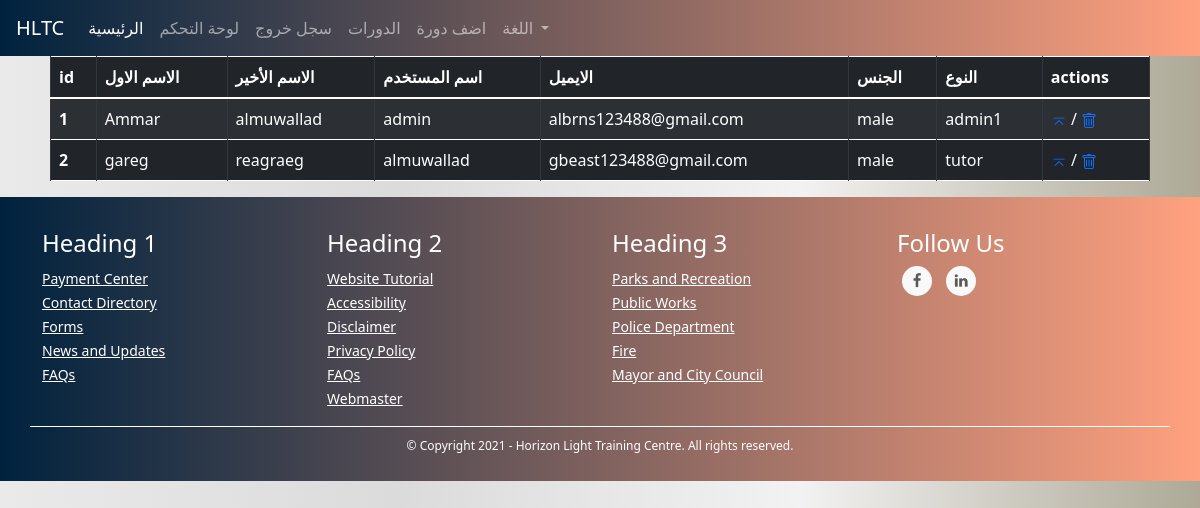
/admins/all_users (signed in), run on an earlier commit of the app's database.
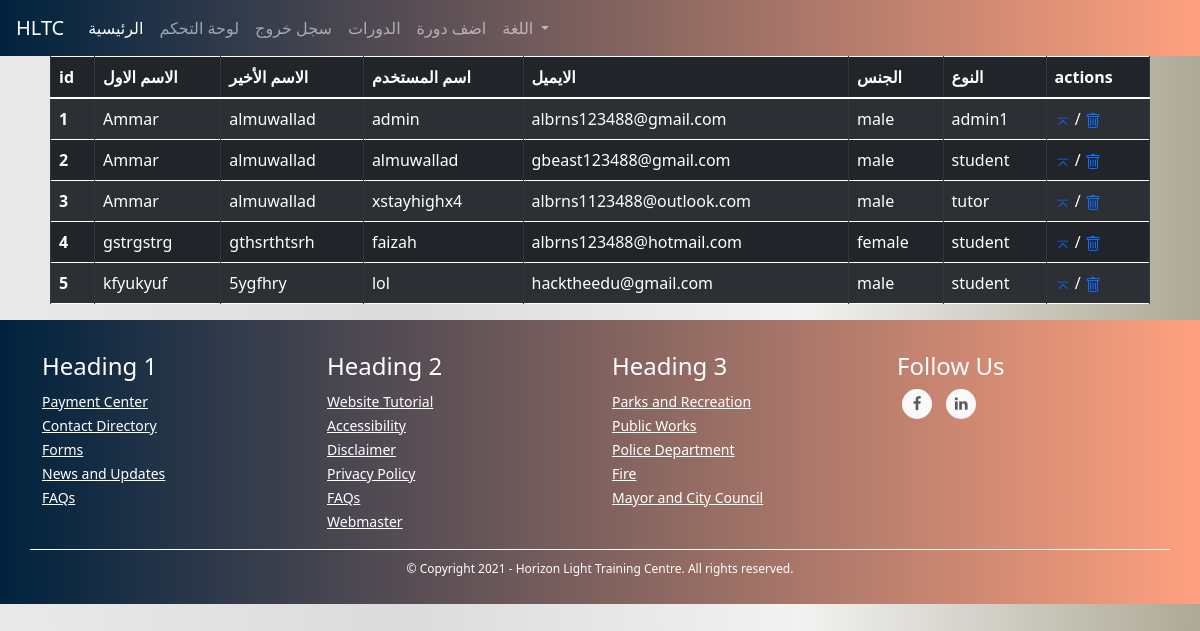
And on a later commit of the database.
### TUTOR/models.py (models this page shows, shortened)
class UserModel(db.Model, UserMixin):
    id = db.Column(db.Integer, primary_key=True)
    first_name = db.Column(db.String(128), nullable=False)
    last_name = db.Column(db.String(128), nullable=False)
    username = db.Column(db.String(20), unique=True, nullable=False)
    email = db.Column(db.String(256), unique=True, nullable=False)
    password = db.Column(db.String(255), nullable=False)
    user_type = db.Column(db.String(30), nullable=False)
    _gender = db.Column(db.Boolean, nullable=False, default=True)
    email_confirmation_code = db.Column(db.String(5), nullable=True)
    is_confirmed = db.Column(db.Boolean, nullable=False, default=False)
    creation_date = db.Column(db.DateTime, nullable=False, default=datetime.utcnow)
    admin_data_model = db.relationship('AdminDataModel', backref='user', uselist=False)
    tutor_data_model = db.relationship('TutorDataModel', backref='user', uselist=False)
    student_data_model = db.relationship('StudentDataModel', backref='user', uselist=False)
    @property
    def gender(self):
        return "male" if self._gender else "female"

### TUTOR/ADMINISTRATION/routes.py (the view)
@admins_blueprint.route("/admins/all_users", methods=["GET", "POST"])
@login_required(ADMIN_TYPES)
def users_list_view(): # admin only
    users = UserModel.query.all()
    return render_template("admins/users.html", users=users)

### TUTOR/ADMINISTRATION/routes.py (called while the page is built)
@admins_blueprint.context_processor
def utility_processor():
    return dict(get_language_text=LngObj.get_language_text, get_current_page_language_list=LngObj.get_current_page_language_list, languages=LANGUAGES, admin_types=ADMIN_TYPES, settings=SiteSettingsModel.instance())

### TUTOR/models.py (called while the page is built)
@login_manager.user_loader
def load_user(user_id):
    return UserModel.query.get(int(user_id))

    @classmethod
    def instance(cls):
        return cls.query.get(1)

### TUTOR/utils/utils.py (called while the page is built)
def login_required(roles=[]):
	def wrapper(fn):
		@wraps(fn)
		def decorated_view(*args, **kwargs):
			if request.method in EXEMPT_METHODS:
				return fn(*args, **kwargs)
			elif current_app.login_manager._login_disabled:
				return fn(*args, **kwargs)
			elif not current_user.is_authenticated:
				return current_app.login_manager.unauthorized()
			role = current_user.user_type
			if ( (role not in roles) and (roles != []) ):
				return current_app.login_manager.unauthorized()
			return fn(*args, **kwargs)
		return decorated_view
	return wrapper

### TUTOR/templates/admins/users.html (shortened to what this page needs)
{% extends "template.html" %}
{% block head %}<link rel="stylesheet" href="{{ url_for('static', filename='css/filtered_table.css') }}" >{% endblock %}
{% block content %}
<div class="filtered_table">
    <table class="table table-striped table-bordered table-hover table-dark">
        <thead>
          <tr>
            <th scope="col">id</th>
            <th scope="col">الاسم الاول</th>
            <th scope="col">الاسم الأخير</th>
            <th scope="col">اسم المستخدم</th>
            <th scope="col">الايميل</th>
            <th scope="col">الجنس</th>
            <th scope="col">النوع</th>
            <th scope="col">actions</th>
          </tr>
        </thead>
        <tbody>
        {% for user in users %}
          <tr>
            <a href="#">
            <th scope="row">{{ user.id }}</th></a>
            <td>{{ user.first_name }}</td>
            <td>{{ user.last_name }}</td>
            <td>{{ user.username }}</td>
            <td>{{ user.email }}</td>
            <td>{{ user.gender }}</td>
            <td>{{ user.user_type }}</td>
            <td><a href="#"></a> / <a href="#"></a></td>
          </tr>
        {% endfor %}
        </tbody>
      </table>
    </div>
{% endblock %}

### TUTOR/templates/template.html (shortened to what this page needs)
<!DOCTYPE html>
<html lang="en">
<head>
    <link rel="stylesheet" href="https://maxcdn.bootstrapcdn.com/bootstrap/4.0.0/css/bootstrap.min.css">
    <link href="https://cdn.jsdelivr.net/npm/bootstrap@5.0.0-beta1/dist/css/bootstrap.min.css" rel="stylesheet">
    <link href="https://maxcdn.bootstrapcdn.com/font-awesome/4.7.0/css/font-awesome.min.css" rel="stylesheet" >
    <link rel="stylesheet" href="{{ url_for('static', filename='css/footer.css') }}">
    <link rel="stylesheet" href="{{ url_for('static', filename='css/snippets/navbar.css') }}">
    <link rel="stylesheet" href="{{ url_for('static', filename='css/global.css') }}">
    <link rel="stylesheet" href="https://cdn.jsdelivr.net/npm/bootstrap-icons@1.3.0/font/bootstrap-icons.css">
    {% block head %} {% endblock %}
</head>
<body>
    {% if current_user.is_authenticated %}
        {% if current_user.user_type == "tutor" %}
            {% include "snippets/tutors/header.html" %}
        {% elif current_user.user_type == "student" %}
            {% include "snippets/students/header.html" %}
        {% elif current_user.user_type in admin_types %}
            {% include "snippets/admins/header.html" %}
        {% endif %}
    {% else %}
        {% include "snippets/header.html" %}
    {% endif %}
    {% block content %}
    {% endblock %}
  {% include "snippets/footer.html" %}
</body>
</html>

### TUTOR/templates/snippets/admins/header.html (shortened to what this page needs)
<nav class="navbar navbar-expand-lg navbar-dark my-navbar">
    <a class="navbar-brand" href="#">HLTC</a>
    <div class="collapse navbar-collapse" id="navbarNav">
      <ul class="navbar-nav">
        <li class="nav-item active">
            <a class="nav-link" href="{{ url_for('main_blueprint.home') }}">الرئيسية</a>
          </li>
          <li class="nav-item">
            <a class="nav-link" href="{{ url_for('admins_blueprint.control_panel') }}">لوحة التحكم</a>
          </li>
        <li class="nav-item">
            <a class="nav-link" href="{{ url_for('users_blueprint.logout') }}">سجل خروج</a>
          </li>
        <li class="nav-item">
            <a class="nav-link" href="{{ url_for('courses_blueprint.courses') }}">الدورات</a>
        </li>
        <li class="nav-item">
            <a class="nav-link" href="{{ url_for('admins_blueprint.add_course') }}">اضف دورة</a>
        </li>
        {% include "snippets/language_select_bootstrap.html" %}
      </ul>
    </div>
  </nav>

### TUTOR/templates/snippets/language_select_bootstrap.html (shortened to what this page needs)
<li class="nav-item dropdown">
    <a class="nav-link dropdown-toggle" href="#" id="navbarDropdown" role="button" data-toggle="dropdown" aria-haspopup="true" aria-expanded="false">
      اللغة
    </a>
  </li>

### TUTOR/templates/snippets/footer.html (shortened to what this page needs)
<link rel="stylesheet" href="{{ url_for('static', filename='css/footer.css') }}">
<footer class="mainfooter" role="contentinfo">
    <div class="footer-middle">
    <div class="container">
      <div class="row">
        <div class="col-md-3 col-sm-6">
          <div class="footer-pad">
            <h4>Heading 1</h4>
            <ul class="list-unstyled">
              <li><a href="#">Payment Center</a></li>
              <li><a href="#">Contact Directory</a></li>
              <li><a href="#">Forms</a></li>
              <li><a href="#">News and Updates</a></li>
              <li><a href="#">FAQs</a></li>
            </ul>
          </div>
        </div>
        <div class="col-md-3 col-sm-6">
          <div class="footer-pad">
            <h4>Heading 2</h4>
            <ul class="list-unstyled">
              <li><a href="#">Website Tutorial</a></li>
              <li><a href="#">Accessibility</a></li>
              <li><a href="#">Disclaimer</a></li>
              <li><a href="#">Privacy Policy</a></li>
              <li><a href="#">FAQs</a></li>
              <li><a href="#">Webmaster</a></li>
            </ul>
          </div>
        </div>
        <div class="col-md-3 col-sm-6">
          <div class="footer-pad">
            <h4>Heading 3</h4>
            <ul class="list-unstyled">
              <li><a href="#">Parks and Recreation</a></li>
              <li><a href="#">Public Works</a></li>
              <li><a href="#">Police Department</a></li>
              <li><a href="#">Fire</a></li>
              <li><a href="#">Mayor and City Council</a></li>
            </ul>
          </div>
        </div>
          <div class="col-md-3">
              <h4>Follow Us</h4>
              <ul class="social-network social-circle">
               <li><a href="#" class="icoFacebook" title="Facebook"><i class="fa fa-facebook"></i></a></li>
               <li><a href="#" class="icoLinkedin" title="Linkedin"><i class="fa fa-linkedin"></i></a></li>
              </ul>
          </div>
      </div>
      <div class="row">
          <div class="col-md-12 copy">
              <p class="text-center">&copy; Copyright 2021 - Horizon Light Training Centre.  All rights reserved.</p>
          </div>
      </div>
    </div>
    </div>
  </footer>

### TUTOR/static/css/footer.css (style rules this page uses)
footer { bottom: 0; left: 0; right: 0; background: #FFA17F; background: -webkit-linear-gradient(to right, #00223E, #FFA17F); background: linear-gradient(to right, #00223E, #FFA17F); color: white; clear: both; }
footer a { color: #fff; font-size: 14px; transition-duration: 0.2s; }
.copy { font-size: 12px; padding: 10px; border-top: 1px solid #FFFFFF; }
.footer-middle { padding-top: 2em; color: white; }
ul.social-network { list-style: none; display: inline; margin-left: 0 !important; padding: 0; }
ul.social-network li { display: inline; margin: 0 5px; }
.social-circle li a { display: inline-block; position: relative; margin: 0 auto 0 auto; -moz-border-radius: 50%; -webkit-border-radius: 50%; border-radius: 50%; text-align: center; width: 30px; height: 30px; font-size: 15px; }
.social-circle li i { margin: 0; line-height: 30px; text-align: center; }
.social-circle i { color: #595959; -webkit-transition: all 0.8s; -moz-transition: all 0.8s; -o-transition: all 0.8s; -ms-transition: all 0.8s; transition: all 0.8s; }
.social-network a { background-color: #F9F9F9; }

### TUTOR/static/css/snippets/navbar.css (style rules this page uses)
.my-navbar { background: #FFA17F; background: -webkit-linear-gradient(to right, #00223E, #FFA17F); background: linear-gradient(to right, #00223E, #FFA17F); }

### TUTOR/static/css/global.css (style rules this page uses)
body { background: #ADA996; background: -webkit-linear-gradient(to right, #EAEAEA, #DBDBDB, #F2F2F2, #ADA996); background: linear-gradient(to right, #EAEAEA, #DBDBDB, #F2F2F2, #ADA996); }

### TUTOR/static/css/filtered_table.css (style rules this page uses)
.filtered_table { margin-right: 50px; margin-left: 50px; }

What changed in the data, as far as the page shows it:
changed UserModel "gbeast123488@gmail.com": first_name "gareg" → "Ammar"; last_name "reagraeg" → "almuwallad"; user_type "tutor" → "student"
added UserModel: id "3", first_name "Ammar", last_name "almuwallad", username "xstayhighx4", email "albrns1123488@outlook.com", gender "male", user_type "tutor"
added UserModel: id "4", first_name "gstrgstrg", last_name "gthsrthtsrh", username "faizah", email "albrns123488@hotmail.com", gender "female", user_type "student"
added UserModel: id "5", first_name "kfyukyuf", last_name "5ygfhry", username "lol", email "hacktheedu@gmail.com", gender "male", user_type "student"
